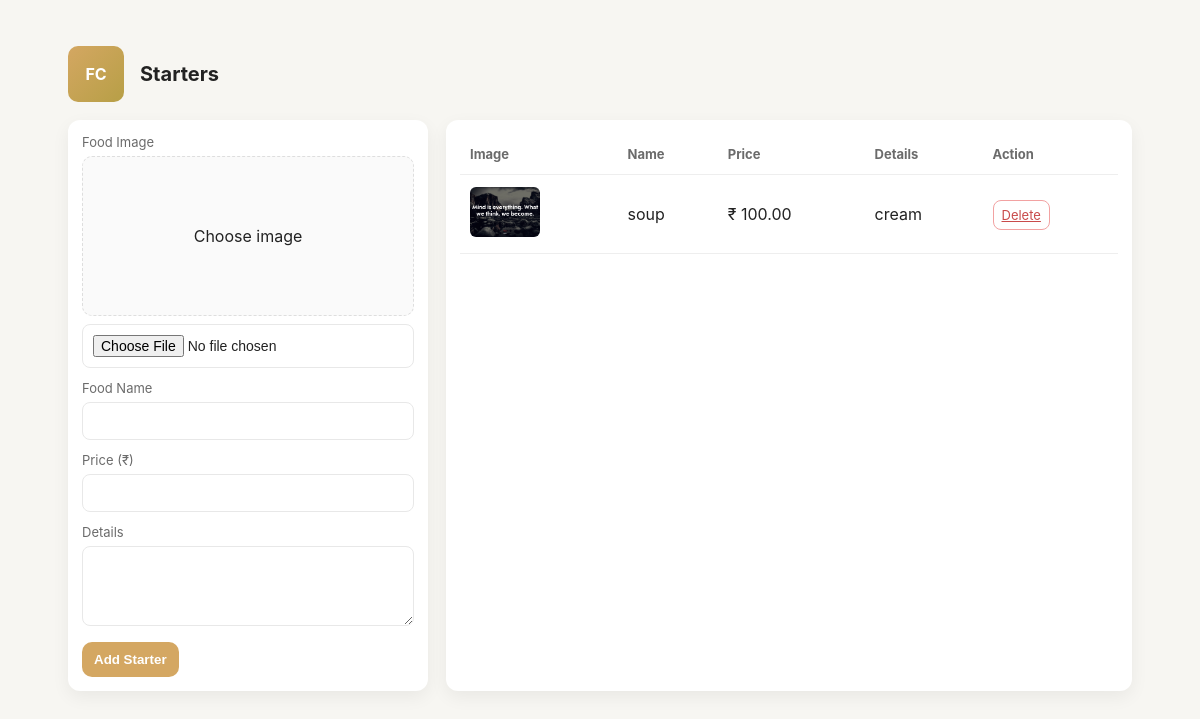
/starter/, run on an earlier commit of the app's database.
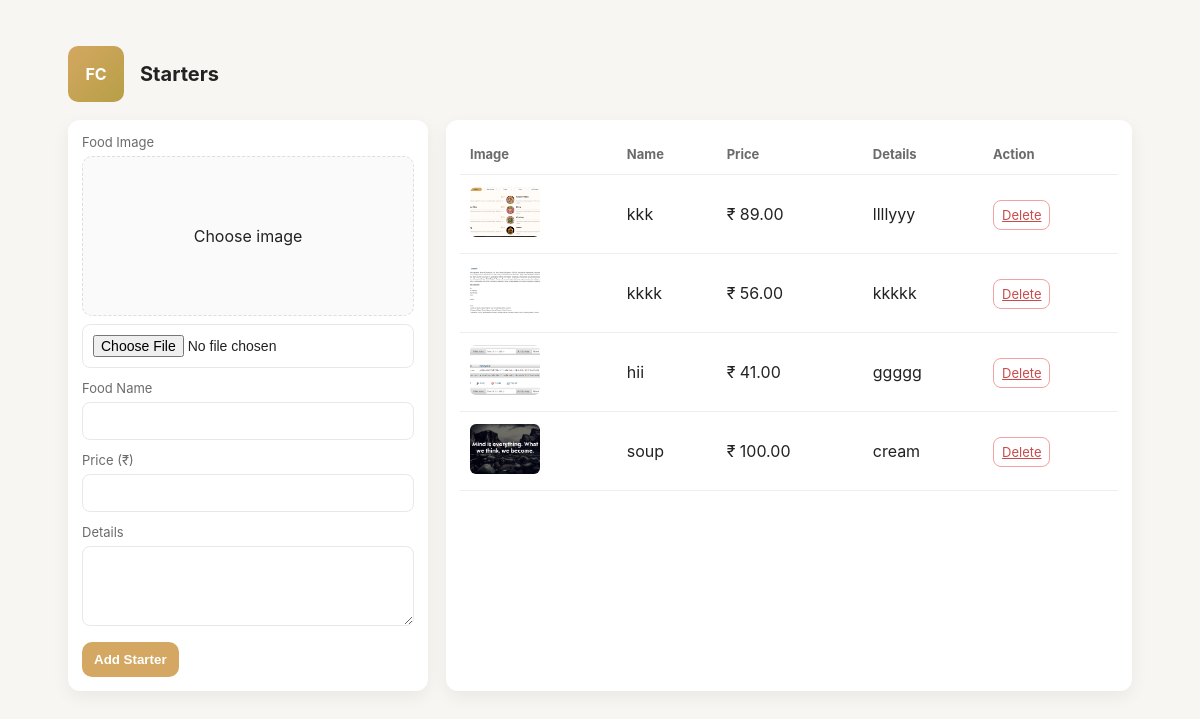
And on a later commit of the database.
### foodcourtapp/models.py (models this page shows, shortened)
class StarterFood(models.Model):
    name = models.CharField(max_length=100)
    price = models.DecimalField(max_digits=8, decimal_places=2)
    details = models.TextField(blank=True)
    image = models.ImageField(upload_to='starter_foods/')
    created_at = models.DateTimeField(auto_now_add=True)

### foodcourtapp/views.py (the view, shortened to what this page needs)
# urls.py: path('starter/', views.starter, name="starter"),
def starter(request):
    foods = StarterFood.objects.all().order_by('-id')
    return render(request, 'starter.html', {'foods': foods})

### foodcourtapp/templates/starter.html (shortened to what this page needs)
<!doctype html>
<html lang="en">
<head>
</head>
<body>
<div class="wrap">
  <header>
    <div class="logo">FC</div>
    <h1>Starters</h1>
  </header>
  <div class="layout">
    <div class="card">
      <form method="POST" action="{% url 'starter' %}" enctype="multipart/form-data">
        <div class="field">
          <label>Food Image</label>
          <div class="img-preview" id="imgPreview">Choose image</div>
          <input type="file" name="image" id="imageInput" required>
        </div>
        <div class="field">
          <label>Food Name</label>
          <input type="text" name="name" required>
        </div>
        <div class="field">
          <label>Price (₹)</label>
          <input type="number" name="price" step="0.01" required>
        </div>
        <div class="field">
          <label>Details</label>
          <textarea name="details"></textarea>
        </div>
        <button type="submit" class="btn-accent">Add Starter</button>
      </form>
    </div>
    <div class="card">
      <table>
        <thead>
          <tr>
            <th>Image</th>
            <th>Name</th>
            <th>Price</th>
            <th>Details</th>
            <th>Action</th>
          </tr>
        </thead>
        <tbody>
        {% for food in foods %}
          <tr>
            <td><img src="{{ food.image.url }}"></td>
            <td>{{ food.name }}</td>
            <td>₹ {{ food.price }}</td>
            <td>{{ food.details }}</td>
            <td>
              <a href="{% url 'delete_starter' food.id %}"
                 onclick="return confirm('Delete this item?')"
                 class="btn-sm btn-delete">Delete</a>
            </td>
          </tr>
        {% empty %}
          <tr>
            <td colspan="5">No starter items added yet.</td>
          </tr>
        {% endfor %}
        </tbody>
      </table>
    </div>
  </div>
</div>
</body>
</html>

### foodcourtapp/templates/starter.html (style rules this page uses)
:root { --accent:#d4a762; --bg:#f7f6f2; --card:#ffffff; --muted:#6b6b6b; }
* { box-sizing:border-box }
body { font-family:Inter,system-ui,Segoe UI,Roboto,Arial;margin:0;background:var(--bg);color:#222 }
.wrap { max-width:1100px;margin:28px auto;padding:18px }
header { display:flex;align-items:center;gap:16px;margin-bottom:18px }
.logo { width:56px;height:56px;border-radius:10px; background:linear-gradient(135deg,var(--accent),#b79f46); display:flex;align-items:center;justify-content:center; color:#fff;font-weight:700 }
h1 { font-size:20px;margin:0 }
.layout { display:grid;grid-template-columns:360px 1fr;gap:18px }
.card { background:var(--card);border-radius:12px;padding:14px; box-shadow:0 6px 18px rgba(20,20,20,0.06) }
.field { margin-bottom:12px }
label { display:block;font-size:13px;margin-bottom:6px;color:var(--muted) }
input,textarea { width:100%;padding:10px;border-radius:8px; border:1px solid #e8e8e8;font-size:14px }
textarea { min-height:80px;resize:vertical }
.img-preview { width:100%;height:160px;border-radius:10px; border:1px dashed #dedede; display:flex;align-items:center;justify-content:center; overflow:hidden;background:#fafafa;margin-bottom:8px }
button { cursor:pointer;border:0;padding:10px 12px; border-radius:10px;font-weight:600 }
.btn-accent { background:var(--accent);color:#fff }
table { width:100%;border-collapse:collapse }
th,td { padding:12px 10px;border-bottom:1px solid #eee;text-align:left }
th { font-size:13px;color:var(--muted) }
td img { width:70px;height:50px;object-fit:cover;border-radius:6px }
.btn-sm { padding:6px 8px;border-radius:8px;font-size:13px; border:1px solid #ccc;background:#fff }
.btn-delete { border-color:#f2a2a2;color:#c94b4b }

What changed in the data, as far as the page shows it:
added StarterFood: image (picture), name "kkk", price "89.00", details "llllyyy"
added StarterFood: image (picture), name "kkkk", price "56.00", details "kkkkk"
added StarterFood: image (picture), name "hii", price "41.00", details "ggggg"
